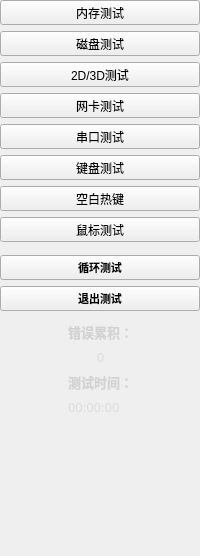
    <widget class="QWidget" name="SideBar" native="true">
     <property name="sizePolicy">
      <sizepolicy hsizetype="Fixed" vsizetype="Expanding">
       <horstretch>0</horstretch>
       <verstretch>0</verstretch>
      </sizepolicy>
     </property>
     <property name="minimumSize">
      <size>
       <width>120</width>
       <height>0</height>
      </size>
     </property>
     <property name="class" stdset="0">
      <string>SideBar</string>
     </property>
     <layout class="QGridLayout" name="gridLayout_2">
      <property name="leftMargin">
       <number>0</number>
      </property>
      <property name="topMargin">
       <number>0</number>
      </property>
      <property name="rightMargin">
       <number>0</number>
      </property>
      <property name="bottomMargin">
       <number>0</number>
      </property>
      <item row="8" column="0">
       <widget class="QToolButton" name="toolButton_kbdlite">
        <property name="sizePolicy">
         <sizepolicy hsizetype="Expanding" vsizetype="Expanding">
          <horstretch>0</horstretch>
          <verstretch>0</verstretch>
         </sizepolicy>
        </property>
        <property name="text">
         <string>空白热键</string>
        </property>
        <property name="icon">
         <iconset>
          <normaloff>:/images/resources/RUN-icon.png</normaloff>:/images/resources/RUN-icon.png</iconset>
        </property>
        <property name="iconSize">
         <size>
          <width>44</width>
          <height>44</height>
         </size>
        </property>
        <property name="toolButtonStyle">
         <enum>Qt::ToolButtonTextUnderIcon</enum>
        </property>
       </widget>
      </item>
      <item row="11" column="0">
       <widget class="QPushButton" name="circleButton">
        <property name="sizePolicy">
         <sizepolicy hsizetype="Expanding" vsizetype="Fixed">
          <horstretch>0</horstretch>
          <verstretch>0</verstretch>
         </sizepolicy>
        </property>
        <property name="minimumSize">
         <size>
          <width>37</width>
          <height>18</height>
         </size>
        </property>
        <property name="font">
         <font>
          <family>微软雅黑</family>
          <pointsize>8</pointsize>
          <weight>75</weight>
          <bold>true</bold>
         </font>
        </property>
        <property name="text">
         <string>循环测试</string>
        </property>
       </widget>
      </item>
      <item row="13" column="0">
       <widget class="QPushButton" name="exitButton">
        <property name="sizePolicy">
         <sizepolicy hsizetype="Expanding" vsizetype="Fixed">
          <horstretch>0</horstretch>
          <verstretch>0</verstretch>
         </sizepolicy>
        </property>
        <property name="minimumSize">
         <size>
          <width>37</width>
          <height>18</height>
         </size>
        </property>
        <property name="font">
         <font>
          <family>微软雅黑</family>
          <pointsize>8</pointsize>
          <weight>75</weight>
          <bold>true</bold>
         </font>
        </property>
        <property name="text">
         <string>退出测试</string>
        </property>
       </widget>
      </item>
      <item row="14" column="0">
       <layout class="QVBoxLayout" name="verticalLayout_6">
        <item>
         <spacer name="verticalSpacer">
          <property name="orientation">
           <enum>Qt::Vertical</enum>
          </property>
          <property name="sizeType">
           <enum>QSizePolicy::Expanding</enum>
          </property>
          <property name="sizeHint" stdset="0">
           <size>
            <width>20</width>
            <height>5</height>
           </size>
          </property>
         </spacer>
        </item>
        <item>
         <layout class="QHBoxLayout" name="horizontalLayout_12">
          <item>
           <spacer name="horizontalSpacer_18">
            <property name="orientation">
             <enum>Qt::Horizontal</enum>
            </property>
            <property name="sizeHint" stdset="0">
             <size>
              <width>40</width>
              <height>20</height>
             </size>
            </property>
           </spacer>
          </item>
          <item>
           <layout class="QVBoxLayout" name="verticalLayout">
            <item>
             <widget class="QLabel" name="errorLabel">
              <property name="sizePolicy">
               <sizepolicy hsizetype="Preferred" vsizetype="Fixed">
                <horstretch>0</horstretch>
                <verstretch>0</verstretch>
               </sizepolicy>
              </property>
              <property name="font">
               <font>
                <family>楷体</family>
                <pointsize>10</pointsize>
                <weight>75</weight>
                <bold>true</bold>
               </font>
              </property>
              <property name="text">
               <string>&lt;html&gt;&lt;head/&gt;&lt;body&gt;&lt;p&gt;&lt;span style=&quot; color:#d2d2d2;&quot;&gt;错误累积：&lt;/span&gt;&lt;/p&gt;&lt;/body&gt;&lt;/html&gt;</string>
              </property>
             </widget>
            </item>
            <item>
             <widget class="QLabel" name="errorCnt">
              <property name="font">
               <font>
                <family>楷体</family>
                <pointsize>10</pointsize>
               </font>
              </property>
              <property name="styleSheet">
               <string notr="true">color: rgb(234, 234, 234);</string>
              </property>
              <property name="text">
               <string>&lt;html&gt;&lt;head/&gt;&lt;body&gt;&lt;p align=&quot;center&quot;&gt;&lt;span style=&quot; color:#dcdcdc;&quot;&gt;0&lt;/span&gt;&lt;/p&gt;&lt;/body&gt;&lt;/html&gt;</string>
              </property>
             </widget>
            </item>
            <item>
             <widget class="QLabel" name="timeLabel">
              <property name="sizePolicy">
               <sizepolicy hsizetype="Preferred" vsizetype="Fixed">
                <horstretch>0</horstretch>
                <verstretch>0</verstretch>
               </sizepolicy>
              </property>
              <property name="font">
               <font>
                <family>楷体</family>
                <pointsize>10</pointsize>
                <weight>75</weight>
                <bold>true</bold>
               </font>
              </property>
              <property name="text">
               <string>&lt;html&gt;&lt;head/&gt;&lt;body&gt;&lt;p&gt;&lt;span style=&quot; color:#d2d2d2;&quot;&gt;测试时间：&lt;/span&gt;&lt;/p&gt;&lt;/body&gt;&lt;/html&gt;</string>
              </property>
             </widget>
            </item>
            <item>
             <widget class="QLabel" name="timeCnt">
              <property name="font">
               <font>
                <family>楷体</family>
                <pointsize>10</pointsize>
               </font>
              </property>
              <property name="styleSheet">
               <string notr="true">color: rgb(234, 234, 234);</string>
              </property>
              <property name="text">
               <string>&lt;html&gt;&lt;head/&gt;&lt;body&gt;&lt;p&gt;&lt;span style=&quot; color:#dcdcdc;&quot;&gt;00:00:00&lt;/span&gt;&lt;/p&gt;&lt;/body&gt;&lt;/html&gt;</string>
              </property>
             </widget>
            </item>
           </layout>
          </item>
          <item>
           <spacer name="horizontalSpacer_19">
            <property name="orientation">
             <enum>Qt::Horizontal</enum>
            </property>
            <property name="sizeHint" stdset="0">
             <size>
              <width>40</width>
              <height>20</height>
             </size>
            </property>
           </spacer>
          </item>
         </layout>
        </item>
        <item>
         <spacer name="verticalSpacer_26">
          <property name="orientation">
           <enum>Qt::Vertical</enum>
          </property>
          <property name="sizeType">
           <enum>QSizePolicy::Expanding</enum>
          </property>
          <property name="sizeHint" stdset="0">
           <size>
            <width>20</width>
            <height>140</height>
           </size>
          </property>
         </spacer>
        </item>
       </layout>
      </item>
      <item row="10" column="0">
       <widget class="QWidget" name="widget" native="true">
        <property name="minimumSize">
         <size>
          <width>0</width>
          <height>1</height>
         </size>
        </property>
        <property name="maximumSize">
         <size>
          <width>16777215</width>
          <height>1</height>
         </size>
        </property>
        <property name="class" stdset="0">
         <string>Separator</string>
        </property>
       </widget>
      </item>
      <item row="4" column="0">
       <widget class="QToolButton" name="toolButton_net">
        <property name="sizePolicy">
         <sizepolicy hsizetype="Expanding" vsizetype="Expanding">
          <horstretch>0</horstretch>
          <verstretch>0</verstretch>
         </sizepolicy>
        </property>
        <property name="text">
         <string>网卡测试</string>
        </property>
        <property name="icon">
         <iconset>
          <normaloff>:/images/resources/button-4.png</normaloff>:/images/resources/button-4.png</iconset>
        </property>
        <property name="iconSize">
         <size>
          <width>54</width>
          <height>50</height>
         </size>
        </property>
        <property name="toolButtonStyle">
         <enum>Qt::ToolButtonTextUnderIcon</enum>
        </property>
       </widget>
      </item>
      <item row="1" column="0">
       <widget class="QToolButton" name="toolButton_ram">
        <property name="sizePolicy">
         <sizepolicy hsizetype="Expanding" vsizetype="Expanding">
          <horstretch>0</horstretch>
          <verstretch>0</verstretch>
         </sizepolicy>
        </property>
        <property name="text">
         <string>内存测试</string>
        </property>
        <property name="icon">
         <iconset>
          <normaloff>:/images/resources/button-1.png</normaloff>:/images/resources/button-1.png</iconset>
        </property>
        <property name="iconSize">
         <size>
          <width>54</width>
          <height>50</height>
         </size>
        </property>
        <property name="toolButtonStyle">
         <enum>Qt::ToolButtonTextUnderIcon</enum>
        </property>
       </widget>
      </item>
      <item row="3" column="0">
       <widget class="QToolButton" name="toolButton_pic">
        <property name="sizePolicy">
         <sizepolicy hsizetype="Expanding" vsizetype="Expanding">
          <horstretch>0</horstretch>
          <verstretch>0</verstretch>
         </sizepolicy>
        </property>
        <property name="text">
         <string>2D/3D测试</string>
        </property>
        <property name="icon">
         <iconset>
          <normaloff>:/images/resources/button-3.png</normaloff>:/images/resources/button-3.png</iconset>
        </property>
        <property name="iconSize">
         <size>
          <width>54</width>
          <height>50</height>
         </size>
        </property>
        <property name="toolButtonStyle">
         <enum>Qt::ToolButtonTextUnderIcon</enum>
        </property>
       </widget>
      </item>
      <item row="2" column="0">
       <widget class="QToolButton" name="toolButton_disk">
        <property name="sizePolicy">
         <sizepolicy hsizetype="Expanding" vsizetype="Expanding">
          <horstretch>0</horstretch>
          <verstretch>0</verstretch>
         </sizepolicy>
        </property>
        <property name="text">
         <string>磁盘测试</string>
        </property>
        <property name="icon">
         <iconset>
          <normaloff>:/images/resources/button-2.png</normaloff>:/images/resources/button-2.png</iconset>
        </property>
        <property name="iconSize">
         <size>
          <width>64</width>
          <height>50</height>
         </size>
        </property>
        <property name="toolButtonStyle">
         <enum>Qt::ToolButtonTextUnderIcon</enum>
        </property>
       </widget>
      </item>
      <item row="5" column="0">
       <widget class="QToolButton" name="toolButton_uart">
        <property name="sizePolicy">
         <sizepolicy hsizetype="Expanding" vsizetype="Expanding">
          <horstretch>0</horstretch>
          <verstretch>0</verstretch>
         </sizepolicy>
        </property>
        <property name="text">
         <string>串口测试</string>
        </property>
        <property name="icon">
         <iconset>
          <normaloff>:/images/resources/button-5.png</normaloff>:/images/resources/button-5.png</iconset>
        </property>
        <property name="iconSize">
         <size>
          <width>64</width>
          <height>64</height>
         </size>
        </property>
        <property name="toolButtonStyle">
         <enum>Qt::ToolButtonTextUnderIcon</enum>
        </property>
       </widget>
      </item>
      <item row="7" column="0">
       <widget class="QToolButton" name="toolButton_kbd">
        <property name="sizePolicy">
         <sizepolicy hsizetype="Expanding" vsizetype="Expanding">
          <horstretch>0</horstretch>
          <verstretch>0</verstretch>
         </sizepolicy>
        </property>
        <property name="text">
         <string>键盘测试</string>
        </property>
        <property name="icon">
         <iconset>
          <normaloff>:/images/resources/keyboard.png</normaloff>:/images/resources/keyboard.png</iconset>
        </property>
        <property name="iconSize">
         <size>
          <width>54</width>
          <height>50</height>
         </size>
        </property>
        <property name="toolButtonStyle">
         <enum>Qt::ToolButtonTextUnderIcon</enum>
        </property>
       </widget>
      </item>
      <item row="9" column="0">
       <widget class="QToolButton" name="toolButton_mouse">
        <property name="sizePolicy">
         <sizepolicy hsizetype="Expanding" vsizetype="Expanding">
          <horstretch>0</horstretch>
          <verstretch>0</verstretch>
         </sizepolicy>
        </property>
        <property name="text">
         <string>鼠标测试</string>
        </property>
        <property name="icon">
         <iconset>
          <normaloff>:/images/resources/Mouse.png</normaloff>:/images/resources/Mouse.png</iconset>
        </property>
        <property name="iconSize">
         <size>
          <width>54</width>
          <height>44</height>
         </size>
        </property>
        <property name="toolButtonStyle">
         <enum>Qt::ToolButtonTextUnderIcon</enum>
        </property>
       </widget>
      </item>
     </layout>
    </widget>
